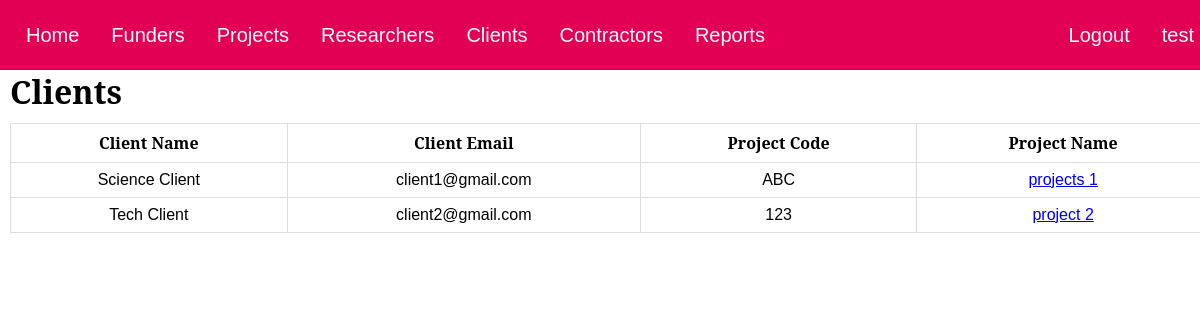
The app's page /clientsList.php (signed in), older data.
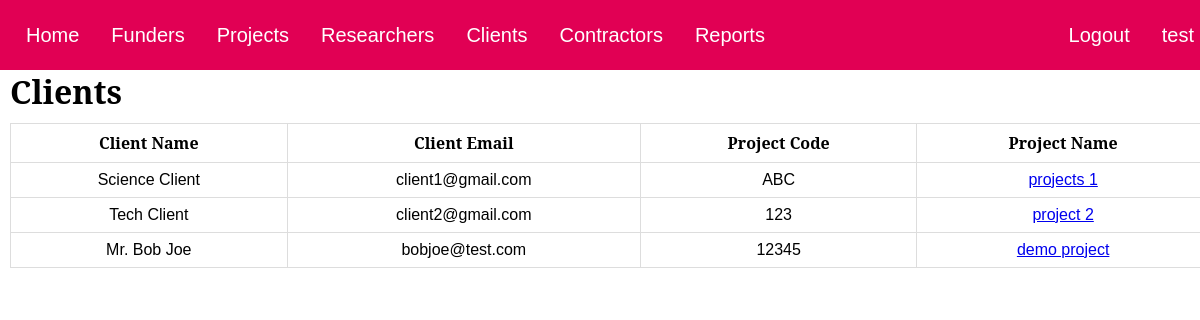
The same page, newer data.
### tables this page shows
CREATE TABLE `clients` (
  `entity_id` int(11) DEFAULT NULL,
  `project_code` varchar(100) DEFAULT NULL,
  KEY `Clients_Entities_FK` (`entity_id`),
  KEY `Clients_Projects_FK` (`project_code`),
  CONSTRAINT `Clients_Entities_FK` FOREIGN KEY (`entity_id`) REFERENCES `entities` (`id`),
  CONSTRAINT `Clients_Projects_FK` FOREIGN KEY (`project_code`) REFERENCES `projects` (`project_code`)
);

CREATE TABLE `entities` (
  `id` int(11) NOT NULL AUTO_INCREMENT,
  `first_name` varchar(100) DEFAULT NULL,
  `last_name` varchar(100) DEFAULT NULL,
  `email` varchar(200) DEFAULT NULL,
  `salutation` varchar(10) DEFAULT NULL,
  `company` varchar(100) DEFAULT NULL,
  `category` enum('non-student','Undergraduate','Masters','PHD','Other') DEFAULT NULL,
  PRIMARY KEY (`id`),
  UNIQUE KEY `email` (`email`)
);

CREATE TABLE `projects` (
  `project_code` varchar(100) NOT NULL,
  `title` varchar(200) DEFAULT NULL,
  `description` mediumtext DEFAULT NULL,
  `stage` enum('Ideation','Proposal in Progress','Awaiting Funding','In Progress','Completed - Not Signed Off','Completed - Signed Off') DEFAULT NULL,
  `type` varchar(100) DEFAULT NULL,
  `start_date` date DEFAULT NULL,
  `end_date` date DEFAULT NULL,
  `status` enum('Green','Yellow','Red') NOT NULL,
  PRIMARY KEY (`project_code`)
);

### clientsList.php (the view, shortened to what this page needs)
<html>
<head>
    <link rel="stylesheet" href="index.css">
</head>
<body onload='displayHeader()'>
  <div class='header' id='header'></div>
<h1>Clients</h1>
<table>
  <tr>
    <th>Client Name</th>
    <th>Client Email</th>
    <th>Project Code</th>
    <th>Project Name</th>
  </tr>
<?php
$sqli = new mysqli('localhost:3306','root','','Research');
$fullquery = "SELECT
              e.company,
              e.first_name,
              e.last_name,
              e.salutation,
              e.email,
              c.project_code,
              p.title
              FROM Entities e, Clients c, Projects p
              WHERE e.id = c.entity_id AND
              p.project_code = c.project_code";
$result = mysqli_query($sqli, $fullquery);
if(mysqli_num_rows($result) !== 0){
  while ($row = mysqli_fetch_array($result)) {
    $companyName = stripslashes($row['company']);
    $email = stripslashes($row['email']);
    $projectCode = stripslashes($row['project_code']);
    $projectName = stripslashes($row['title']);
    if($companyName == NULL || $companyName == ''){
      $companyName = stripslashes($row['salutation'] . ' ' . stripslashes($row['first_name']) . ' ' . stripslashes($row['last_name']));
    }
    $entry = "<tr>
                <td>".$companyName."</td>
                <td>".$email."</td>
                <td>".$projectCode."</td>
                <td><a href='projectPage.php?project_code=\"".$projectCode."\"'>".$projectName."</td>
              </tr>";
    echo $entry;
  }
}
?>
</table>
</body>
</html>

Row changes from the older to the newer data that the page shows:
added clients: entity_id.last_name "Mr. Bob Joe", entity_id.email "bobjoe@test.com", project_code "12345", project_code.title "demo project"
